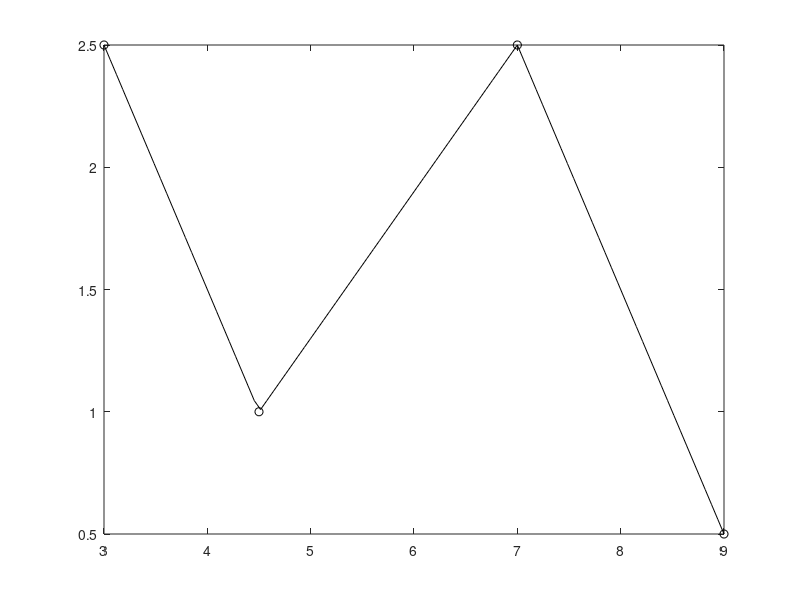

Reproduce this figure in MATLAB. (Note: this script raises an error after producing the figure.)
%% Interpolation
% interpolation curve intersects exactly at data points

%% 1D

%% Interpolation with global polynomial functions
% n data points can be fitted exactly by a polynomial (n-1)th degree  
% but there may be unwanted overshoots, which usually
% increase with the polynomial degree.

% http://en.wikipedia.org/wiki/Runge%27s_phenomenon
clear, clf, clc
x0=linspace(-3,3);
y=@(x) 1./(1+25*x.^2);
plot(x0,y(x0),'k','LineWidth',2), hold on
title('y = 1/(1+25*x^2)')

pg=8:4:16;      % polynomial degree
c='gbr';        % color vector
for i=1:length(pg)
    x=linspace(-3,3,pg(i)+1);
    p=polyfit(x,y(x),pg(i));    % polynomial interpolation
    h(i)=plot(x0,polyval(p,x0),c(i));
    plot(x,y(x),['o',c(i)]);
    axis manual     % freeze axis scale
    % only show legend for plots in handle h
    legend(h,num2str(pg(1:i)')) 
    pause           % wait for key
end

%% Interpolation with local (between two data points) polynomial functions
% Splines nth degree

clear,clc,clf
x=[3 4.5 7 9];
y=[2.5 1 2.5 0.5];
xx=linspace(x(1),x(end));
h(1)=plot(x,y,'ko'); hold on

% Spline 1. degree: line y=a*x+b
% 2 data points, 2 unknown parameters a,b -> unique solution
% Disadvantage: Function not differentiable
ys1=interp1(x,y,xx,'linear');   % linear = default
h(2)=plot(xx,ys1,'k');
% plot command applies linear interpolation

% Spline 2. degree: parabola y = a + b*x + c*x^2
% three parabolas are searched -> 3*3 = 9 parameters
% One parabola must intersect with each boundray node and both other 
% nodes must intersect with two parabolas -> 2+2*2=6 equations
% The slope of adjacent parabolas must be equal -> 2 equations
% 1 equation is missing -> here: Initial curvature=0 (arbitrary condition)
% Disadvantage: Asymmetry, function 1x, but not 2x differentiable
dx=diff(x);dy=diff(y);
% there is no matlab command for second degree splines 
% The parameters are determined by a system of equations
syms b1 b2 b3 c1 c2 c3
% parabolas start at nodes -> ai=yi
[b(1),b(2),b(3),c(1),c(2),c(3)]= solve(c1==0,... % curvature of first parabola = 0
    b1+2*dx(1)*c1==b2, b2+2*dx(2)*c2==b3, ...    % 1st derivative identical
    b1*dx(1)+c1*dx(1)^2==dy(1), b2*dx(2)+c2*dx(2)^2==dy(2), b3*dx(3)+c3*dx(3)^2==dy(3));
s=@(a,b,c,x0,x) a+b*(x-x0)+c*(x-x0).^2;
for i=1:3
    xi=linspace(x(i),x(i+1));
    h(3)=plot(xi,s(y(i),eval(b(i)),eval(c(i)),x(i),xi),'g');
end

% cubic spline: cubic polynomial y=a*x^3+b*x^2+c*x+d
% three polynomials of 3rd order are searched -> 3*4 = 12 parameters
% One cubic polynomial must intersect with each boundray node and both other 
% nodes must intersect with two cubic polynomials -> 2+2*2=6 equations
% Slope and curvature of adjacent cubic polynomial must be equal -> 4 equations
% 2 equations are missing -> e.g. slope at the edge 
ys3c = spline(x,[0 y 0],xx);  % clamped
h(4)=plot(xx,ys3c,'r');

% or default:  3. derivative on the nodes next to the boundary nodes are equal 
ys3=interp1(x,y,xx,'spline');
h(5)=plot(xx,ys3,'b');
% Advantage: symmetry, 2x differentiable

% cubic splines with four nodes is equivalent to polynomial intepolation
p = polyfit(x,y,3);
h(6)=plot(xx,polyval(p,xx),'c--');
legend(h,'Data','linear','spline2','spline3c','spline3','poly')


%% Other approximation functions in matlab
clear,clc,clf
% You perform a test drive on an automobile where you alternately
% accelerate the automobile and then hold it at a steady velocity.
% Note that you never decelerate during the experiment.
% The time series of spot measurements of velocity can be tabulated as
% -> best one is pchip
x = [0 20 40 56 68 80 84 96 104 110];
y = [0 20 20 38 80 80 100 100 125 125];
x2 = linspace(0,110);
yl = interp1(x,y,x2);
subplot(221),plot(x,y,'o',x2,yl), title('linear')
yn = interp1(x,y,x2,'nearest');
subplot(222),plot(x,y,'o',x2,yn), title('nearest')
ys = interp1(x,y,x2,'spline');
subplot(223),plot(x,y,'o',x2,ys), title('spline')
yh = interp1(x,y,x2,'pchip');
subplot(224),plot(x,y,'o',x2,yh), title('pchip')

 % pchip: Piecewise cubic Hermite interpolation
 % Only 1x differentiable, but shape preserving, no overshoot
 
 % Since 2017b there is also makima interpolation (between pchip and spline)

%% exercise 20.1: Sinus interpolation
% try all four approximation functions 
% try n=6 and n=7 interpolation nodes
clear, clf, clc
n=7; % nb data points
x = linspace(0,2*pi,n); 
fun = @(x) sin(x); 
y = fun(x);

x2 = linspace(0,2*pi,1000);
y2 = fun(x2);

yl = interp1(x,y,x2);
subplot(221),plot(x,y,'bo',x2,y2,'b-',x2,yl,'r-'), title('linear')
yn = interp1(x,y,x2,'nearest');
subplot(222),plot(x,y,'bo',x2,y2,'b-',x2,yn,'r-'), title('nearest')
ys = interp1(x,y,x2,'spline');
subplot(223),plot(x,y,'bo',x2,y2,'b-',x2,ys,'r-'), title('spline')
yh = interp1(x,y,x2,'pchip');
subplot(224),plot(x,y,'bo',x2,y2,'b-',x2,yh,'r-'), title('pchip')

%% exercise 20.2
% In a moving object there are two sensors.
% one measures x(t) the other y(t) at various times t 
% sim20_dataX.txt     t, x(t)
% sim20_dataY.txt     t, y(t)
% Plot the trajectory x(y) of the object 
% hint: for a reasonable plot x,y need the same time base

dataX = load('data/sim20_dataX.txt');
tx = dataX(:,1);
x = dataX(:,2);

dataY = load('data/sim20_dataY.txt');
ty = dataY(:,1);
y = dataY(:,2);

yInterpolated = interp1(ty,y,tx);

plot(x, yInterpolated);

%% Fourier interpoltion for periodic function (based on FFT)
clear,clc,clf
% original signal with fine sampling
y=@(x) sin(2*pi*x)+sin(2*pi*5*x);
n=1000;      
ts=1/n;      
x = 0:ts:(n-1)*ts;
plot(x,y(x),'k'), hold on

% low sampling rate
n1=12;   % Test n1=9 below Nyquist limit
ts1=1/n1;               % sampling time
x1 = 0:ts1:(n1-1)*ts1;  
plot(x1,y(x1),'ko')

% Spline interpolation
yspline = interp1(x1,y(x1),x,'spline');
plot(x,yspline,'b-')
% Fourier interpolation
yinterpft=interpft(y(x1),n);
plot(x,yinterpft,'r--');

legend('original','samples','spline','interpft')
ylim([-2.5,2.5])

%% fill missing data  

figure(1),clf
x = [-4*pi:0.1:0, 0.1:0.2:4*pi];
A = sin(x);
A(A < 0.75 & A > 0.5) = NaN;    % missing data
[F,idx] = fillmissing(A,'linear','SamplePoints',x);
plot(x,A,'.', x(idx),F(idx),'o')
xlabel('x');
ylabel('sin(x)')
legend('Original Data','Filled Missing Data')

%% 2D interpolation

%% generate more data in 2D space
clear, clf, clc

% coarse grid
v1=-3:.5:3;
[X,Y] = meshgrid(v1);
Z = peaks(X,Y);
plot3(X,Y,Z,'k.'), hold on
surf(X,Y,Z), hold off
legend('measured data')

% fine grid
v2=-3:0.1:3;
[XI,YI] = meshgrid(v2);
% interpolate original data X,Y,Z on fine grid XI,YI
ZI = interp2(X,Y,Z,XI,YI,'spline');
plot3(X,Y,Z,'k.','MarkerSize',12), hold on
surf(XI,YI,ZI)
hold off
legend('measured data')

%% exercise 20.3 cut line
% The plot shows the contour lines of the given function Z(X,Y).
% Plot the function along the black line

clear, clf, clc

x=3:-.01:-3;
a=1;
[X,Y]=meshgrid(x);
Z=100*(Y-X.^2).^2+(a-X).^2;
contour(X,Y,Z,0:50:1000)
hold on; colorbar;grid on;
x1=-1:0.1:2;
y1=2-x1;
plot(x1,y1,'k')
hold off;

zi = interp2(X,Y,Z,x1,y1);
plot(x1,zi)

%% interp2 needs regular grids
% alternative griddata(xv,yv,zv,gvx,gvy)
% generates from any data vector x,y,z
% the data values on the grid spanned by gvx, gvy

clear,clf;
v1=-3:0.5:3;
[X,Y] = meshgrid(v1);
n=floor(0.3*numel(X));    % delete 30% of the data
x=randi(numel(X),n,1);    % this is done by random selection
X(x)=[];Y(x)=[];Z = peaks(X,Y);
plot3(X,Y,Z,'k.'), hold on
v2=-3:0.125:3;
[XI,YI,ZI] = griddata(X,Y,Z,v2,v2','cubic')
mesh(XI,YI,ZI)


%% exercise 20.4 
% find the 10 missing table entries 
% in sim20_Table2D.xls by interpolation
% the coordinates are in the first row or column.
% a) Visualize the original data with surf
% b) interpolate missing data
% c) visualize interpolated data with surf
% Hint: 
% NaN entries have to be filtered or deleted for the griddata command 
% The isnan() command is useful for this.

clear,clc,clf

data = xlsread('data/sim20_Table2D.xls');
% a)
surf(data);

% b)
indices = find(isnan(data));
data(indices) = 0
surf(data)


